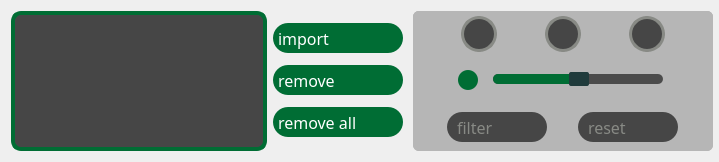
              <widget class="QFrame" name="playerFrame">
               <property name="frameShape">
                <enum>QFrame::NoFrame</enum>
               </property>
               <property name="frameShadow">
                <enum>QFrame::Raised</enum>
               </property>
               <layout class="QVBoxLayout" name="verticalLayout_59">
                <property name="rightMargin">
                 <number>6</number>
                </property>
                <item>
                 <widget class="QFrame" name="frame_50">
                  <property name="enabled">
                   <bool>true</bool>
                  </property>
                  <property name="frameShape">
                   <enum>QFrame::NoFrame</enum>
                  </property>
                  <property name="frameShadow">
                   <enum>QFrame::Raised</enum>
                  </property>
                  <property name="lineWidth">
                   <number>0</number>
                  </property>
                  <layout class="QHBoxLayout" name="horizontalLayout_14">
                   <property name="spacing">
                    <number>10</number>
                   </property>
                   <property name="leftMargin">
                    <number>0</number>
                   </property>
                   <property name="topMargin">
                    <number>0</number>
                   </property>
                   <property name="rightMargin">
                    <number>0</number>
                   </property>
                   <property name="bottomMargin">
                    <number>0</number>
                   </property>
                   <item>
                    <widget class="QFrame" name="frame_51">
                     <property name="minimumSize">
                      <size>
                       <width>0</width>
                       <height>100</height>
                      </size>
                     </property>
                     <property name="maximumSize">
                      <size>
                       <width>600</width>
                       <height>140</height>
                      </size>
                     </property>
                     <property name="frameShape">
                      <enum>QFrame::NoFrame</enum>
                     </property>
                     <property name="frameShadow">
                      <enum>QFrame::Raised</enum>
                     </property>
                     <layout class="QHBoxLayout" name="horizontalLayout_29">
                      <property name="leftMargin">
                       <number>0</number>
                      </property>
                      <property name="topMargin">
                       <number>0</number>
                      </property>
                      <property name="rightMargin">
                       <number>0</number>
                      </property>
                      <property name="bottomMargin">
                       <number>0</number>
                      </property>
                      <item>
                       <widget class="QFrame" name="frame_52">
                        <property name="minimumSize">
                         <size>
                          <width>0</width>
                          <height>0</height>
                         </size>
                        </property>
                        <property name="maximumSize">
                         <size>
                          <width>460</width>
                          <height>16777215</height>
                         </size>
                        </property>
                        <property name="sizeIncrement">
                         <size>
                          <width>0</width>
                          <height>0</height>
                         </size>
                        </property>
                        <property name="frameShape">
                         <enum>QFrame::NoFrame</enum>
                        </property>
                        <property name="frameShadow">
                         <enum>QFrame::Raised</enum>
                        </property>
                        <layout class="QHBoxLayout" name="horizontalLayout_30">
                         <property name="spacing">
                          <number>0</number>
                         </property>
                         <property name="leftMargin">
                          <number>0</number>
                         </property>
                         <property name="topMargin">
                          <number>0</number>
                         </property>
                         <property name="rightMargin">
                          <number>0</number>
                         </property>
                         <property name="bottomMargin">
                          <number>0</number>
                         </property>
                         <item>
                          <widget class="QListWidget" name="listWidget">
                           <property name="minimumSize">
                            <size>
                             <width>0</width>
                             <height>0</height>
                            </size>
                           </property>
                           <property name="font">
                            <font>
                             <family>PF BeauSans Pro</family>
                             <pointsize>14</pointsize>
                             <bold>true</bold>
                            </font>
                           </property>
                           <property name="styleSheet">
                            <string notr="true">QListWidget {
	color: rgb(255, 255, 255);
	border : 4px solid #006d34;
	border-radius:10px;
	background : rgb(70, 70, 70);
}

QListWidget:hover {
	border : 4px solid #009b4a;
}


 QListView::item:selected {
	border : 2px solid #009b4a;
	background : rgb(97, 176, 155);
}

QListView::item {
	padding-right:10px;
	text-align: right;
}</string>
                           </property>
                           <property name="frameShape">
                            <enum>QFrame::NoFrame</enum>
                           </property>
                           <property name="verticalScrollBarPolicy">
                            <enum>Qt::ScrollBarAsNeeded</enum>
                           </property>
                           <property name="horizontalScrollBarPolicy">
                            <enum>Qt::ScrollBarAsNeeded</enum>
                           </property>
                           <property name="autoScroll">
                            <bool>true</bool>
                           </property>
                           <property name="autoScrollMargin">
                            <number>16</number>
                           </property>
                           <property name="dragDropMode">
                            <enum>QAbstractItemView::NoDragDrop</enum>
                           </property>
                           <property name="itemAlignment">
                            <set>Qt::AlignLeading</set>
                           </property>
                          </widget>
                         </item>
                        </layout>
                       </widget>
                      </item>
                      <item>
                       <widget class="QFrame" name="frame_53">
                        <property name="minimumSize">
                         <size>
                          <width>130</width>
                          <height>0</height>
                         </size>
                        </property>
                        <property name="maximumSize">
                         <size>
                          <width>130</width>
                          <height>16777215</height>
                         </size>
                        </property>
                        <property name="styleSheet">
                         <string notr="true">
QPushButton {
	padding-left: 5px;
	text-align: left;
	background-color: #006d34;
	border:none;
	border-radius:15px;
	color: rgb(255, 255, 255)
}

QPushButton:hover {
	background-color: #009b4a;
}

QPushButton:pressed {
	background-color: rgb(241, 102, 55)
}
</string>
                        </property>
                        <property name="frameShape">
                         <enum>QFrame::NoFrame</enum>
                        </property>
                        <property name="frameShadow">
                         <enum>QFrame::Raised</enum>
                        </property>
                        <layout class="QVBoxLayout" name="verticalLayout_55">
                         <property name="spacing">
                          <number>0</number>
                         </property>
                         <property name="leftMargin">
                          <number>0</number>
                         </property>
                         <property name="topMargin">
                          <number>0</number>
                         </property>
                         <property name="rightMargin">
                          <number>0</number>
                         </property>
                         <property name="bottomMargin">
                          <number>0</number>
                         </property>
                         <item>
                          <widget class="QPushButton" name="importButton">
                           <property name="minimumSize">
                            <size>
                             <width>0</width>
                             <height>30</height>
                            </size>
                           </property>
                           <property name="font">
                            <font>
                             <family>PF BeauSans Pro</family>
                             <pointsize>12</pointsize>
                             <bold>false</bold>
                            </font>
                           </property>
                           <property name="text">
                            <string>import</string>
                           </property>
                           <property name="iconSize">
                            <size>
                             <width>20</width>
                             <height>20</height>
                            </size>
                           </property>
                          </widget>
                         </item>
                         <item>
                          <widget class="QPushButton" name="removeButton">
                           <property name="minimumSize">
                            <size>
                             <width>0</width>
                             <height>30</height>
                            </size>
                           </property>
                           <property name="font">
                            <font>
                             <family>PF BeauSans Pro</family>
                             <pointsize>12</pointsize>
                             <bold>false</bold>
                            </font>
                           </property>
                           <property name="text">
                            <string>remove</string>
                           </property>
                           <property name="iconSize">
                            <size>
                             <width>16</width>
                             <height>16</height>
                            </size>
                           </property>
                          </widget>
                         </item>
                         <item>
                          <widget class="QPushButton" name="removeAllButton">
                           <property name="minimumSize">
                            <size>
                             <width>0</width>
                             <height>30</height>
                            </size>
                           </property>
                           <property name="font">
                            <font>
                             <family>PF BeauSans Pro</family>
                             <pointsize>12</pointsize>
                             <bold>false</bold>
                            </font>
                           </property>
                           <property name="text">
                            <string>remove all</string>
                           </property>
                          </widget>
                         </item>
                        </layout>
                       </widget>
                      </item>
                     </layout>
                    </widget>
                   </item>
                   <item>
                    <widget class="QFrame" name="frame_54">
                     <property name="minimumSize">
                      <size>
                       <width>0</width>
                       <height>100</height>
                      </size>
                     </property>
                     <property name="maximumSize">
                      <size>
                       <width>300</width>
                       <height>140</height>
                      </size>
                     </property>
                     <property name="styleSheet">
                      <string notr="true">QFrame{	
	background-color: rgb(182, 182, 182);
	border-radius: 6px
}</string>
                     </property>
                     <property name="frameShape">
                      <enum>QFrame::NoFrame</enum>
                     </property>
                     <property name="frameShadow">
                      <enum>QFrame::Raised</enum>
                     </property>
                     <layout class="QVBoxLayout" name="verticalLayout_5">
                      <property name="spacing">
                       <number>0</number>
                      </property>
                      <property name="leftMargin">
                       <number>0</number>
                      </property>
                      <property name="topMargin">
                       <number>0</number>
                      </property>
                      <property name="rightMargin">
                       <number>0</number>
                      </property>
                      <property name="bottomMargin">
                       <number>0</number>
                      </property>
                      <item>
                       <widget class="QFrame" name="frame_55">
                        <property name="styleSheet">
                         <string notr="true"/>
                        </property>
                        <property name="frameShape">
                         <enum>QFrame::NoFrame</enum>
                        </property>
                        <property name="frameShadow">
                         <enum>QFrame::Plain</enum>
                        </property>
                        <layout class="QVBoxLayout" name="verticalLayout_57">
                         <property name="spacing">
                          <number>0</number>
                         </property>
                         <property name="leftMargin">
                          <number>0</number>
                         </property>
                         <property name="topMargin">
                          <number>0</number>
                         </property>
                         <property name="rightMargin">
                          <number>0</number>
                         </property>
                         <property name="bottomMargin">
                          <number>0</number>
                         </property>
                         <item>
                          <widget class="QFrame" name="frame_69">
                           <property name="enabled">
                            <bool>true</bool>
                           </property>
                           <property name="styleSheet">
                            <string notr="true">QPushButton {
	padding-left: 2px;
	text-align: center;
	background-color:#006d34;
	border: 3px solid #009b4a;
	border-radius:18px;
	color: rgb(255, 255, 255)
}

QPushButton:hover {
	background-color: rgb(79,186,160);
	border: 3px solid rgb(0,124,132);
}

QPushButton:pressed {
	background-color: rgb(241, 102, 55)
}

QPushButton:disabled{
	background-color: rgb(70,70,70);
	border: 3px solid rgb(136,138,133);
}

</string>
                           </property>
                           <property name="frameShape">
                            <enum>QFrame::NoFrame</enum>
                           </property>
                           <property name="frameShadow">
                            <enum>QFrame::Raised</enum>
                           </property>
                           <layout class="QHBoxLayout" name="horizontalLayout_31">
                            <property name="spacing">
                             <number>0</number>
                            </property>
                            <property name="leftMargin">
                             <number>0</number>
                            </property>
                            <property name="topMargin">
                             <number>0</number>
                            </property>
                            <property name="rightMargin">
                             <number>0</number>
                            </property>
                            <property name="bottomMargin">
                             <number>0</number>
                            </property>
                            <item>
                             <widget class="QPushButton" name="playButton">
                              <property name="enabled">
                               <bool>false</bool>
                              </property>
                              <property name="minimumSize">
                               <size>
                                <width>36</width>
                                <height>36</height>
                               </size>
                              </property>
                              <property name="maximumSize">
                               <size>
                                <width>36</width>
                                <height>36</height>
                               </size>
                              </property>
                              <property name="text">
                               <string/>
                              </property>
                              <property name="icon">
                               <iconset resource="../Resources/resourceGui.qrc">
                                <normaloff>:/icons/img/play.png</normaloff>:/icons/img/play.png</iconset>
                              </property>
                              <property name="iconSize">
                               <size>
                                <width>15</width>
                                <height>25</height>
                               </size>
                              </property>
                             </widget>
                            </item>
                            <item>
                             <widget class="QPushButton" name="pauseButton">
                              <property name="enabled">
                               <bool>false</bool>
                              </property>
                              <property name="minimumSize">
                               <size>
                                <width>36</width>
                                <height>36</height>
                               </size>
                              </property>
                              <property name="maximumSize">
                               <size>
                                <width>36</width>
                                <height>36</height>
                               </size>
                              </property>
                              <property name="text">
                               <string/>
                              </property>
                              <property name="icon">
                               <iconset resource="../Resources/resourceGui.qrc">
                                <normaloff>:/icons/img/pause.png</normaloff>:/icons/img/pause.png</iconset>
                              </property>
                              <property name="iconSize">
                               <size>
                                <width>15</width>
                                <height>25</height>
                               </size>
                              </property>
                             </widget>
                            </item>
                            <item>
                             <widget class="QPushButton" name="stopButton">
                              <property name="enabled">
                               <bool>false</bool>
                              </property>
                              <property name="minimumSize">
                               <size>
                                <width>36</width>
                                <height>36</height>
                               </size>
                              </property>
                              <property name="maximumSize">
                               <size>
                                <width>36</width>
                                <height>36</height>
                               </size>
                              </property>
                              <property name="text">
                               <string/>
                              </property>
                              <property name="icon">
                               <iconset resource="../Resources/resourceGui.qrc">
                                <normaloff>:/icons/img/stop.png</normaloff>:/icons/img/stop.png</iconset>
                              </property>
                              <property name="iconSize">
                               <size>
                                <width>13</width>
                                <height>25</height>
                               </size>
                              </property>
                             </widget>
                            </item>
                           </layout>
                          </widget>
                         </item>
                        </layout>
                       </widget>
                      </item>
                      <item>
                       <widget class="QFrame" name="frame_4">
                        <property name="enabled">
                         <bool>true</bool>
                        </property>
                        <property name="styleSheet">
                         <string notr="true">
QSlider::groove:horizontal {				
				background-color: rgb(218, 218, 218);
                 width:170px;
				height: 10px;
				  border-radius: 5px;
}

QSlider::handle:horizontal {
            border: 0px rgb(255, 255, 255);
            border-style: outset;
			 border-radius: 2px;
            margin: -2px 0;
            width: 20px;
            height: 20px;
            background-color: qradialgradient(spread:pad, cx:0.5, cy:0.5, radius:0.5, fx:0.5, fy:0.5, stop:0 rgba(252, 175, 62,255), stop:1 rgba(241, 102, 55, 255));
}
QSlider::sub-page:horizontal {
       background-color: #009b4a;
	   border-radius: 5px;
}
QSlider::handle:horizontal:disabled{
			background-color: rgb(32, 59, 60); 
	 		border: 0px rgb(48, 82, 83);
}
QSlider::groove:horizontal:disabled {
           background-color: #4B4B4B;
			
}
QSlider::sub-page:horizontal:disabled{
		background:  #006d34;
}
</string>
                        </property>
                        <property name="frameShape">
                         <enum>QFrame::NoFrame</enum>
                        </property>
                        <property name="frameShadow">
                         <enum>QFrame::Raised</enum>
                        </property>
                        <layout class="QHBoxLayout" name="horizontalLayout_17">
                         <property name="spacing">
                          <number>0</number>
                         </property>
                         <property name="leftMargin">
                          <number>45</number>
                         </property>
                         <property name="topMargin">
                          <number>0</number>
                         </property>
                         <property name="rightMargin">
                          <number>45</number>
                         </property>
                         <property name="bottomMargin">
                          <number>0</number>
                         </property>
                         <item>
                          <widget class="QPushButton" name="muteButton">
                           <property name="enabled">
                            <bool>false</bool>
                           </property>
                           <property name="minimumSize">
                            <size>
                             <width>20</width>
                             <height>20</height>
                            </size>
                           </property>
                           <property name="maximumSize">
                            <size>
                             <width>20</width>
                             <height>20</height>
                            </size>
                           </property>
                           <property name="styleSheet">
                            <string notr="true">QPushButton {
	background-color: qradialgradient(spread:pad, cx:0.5, cy:0.5, radius:0.5, fx:0.5, fy:0.5, stop:0 rgba(252, 175, 62,255), stop:1 rgba(241, 102, 55, 255));
	width:20px;
	height:20px;
	border-radius:10px;
}

QPushButton:checked {
	background-color:#fc5753;	
}

QPushButton:disabled {
	background-color:#006d34;	
}

QPushButton:hover {
	background-color: #009b4a;
}

QPushButton:pressed {
	background-color: rgb(241, 102, 55)
}
</string>
                           </property>
                           <property name="text">
                            <string/>
                           </property>
                           <property name="icon">
                            <iconset resource="../Resources/resourceGui.qrc">
                             <normaloff>:/icons/img/volume-alto.png</normaloff>
                             <normalon>:/icons/img/volume-mute.png</normalon>
                             <activeon>:/icons/img/volume-mute.png</activeon>:/icons/img/volume-alto.png</iconset>
                           </property>
                           <property name="checkable">
                            <bool>true</bool>
                           </property>
                           <property name="checked">
                            <bool>false</bool>
                           </property>
                           <property name="autoRepeat">
                            <bool>false</bool>
                           </property>
                          </widget>
                         </item>
                         <item>
                          <widget class="QSlider" name="volumeSlider">
                           <property name="enabled">
                            <bool>false</bool>
                           </property>
                           <property name="minimumSize">
                            <size>
                             <width>200</width>
                             <height>0</height>
                            </size>
                           </property>
                           <property name="maximumSize">
                            <size>
                             <width>200</width>
                             <height>16777215</height>
                            </size>
                           </property>
                           <property name="value">
                            <number>50</number>
                           </property>
                           <property name="orientation">
                            <enum>Qt::Horizontal</enum>
                           </property>
                          </widget>
                         </item>
                        </layout>
                       </widget>
                      </item>
                      <item>
                       <widget class="QFrame" name="frame_68">
                        <property name="enabled">
                         <bool>true</bool>
                        </property>
                        <property name="styleSheet">
                         <string notr="true">QPushButton {
	text-align: left;
	padding-left: 10px;
	background-color: qradialgradient(spread:pad, cx:0.5, cy:0.5, radius:0.5, fx:0.5, fy:0.5, stop:0 rgba(252, 175, 62,255), stop:1 rgba(241, 102, 55, 255));
	border-radius:15px;
	color: rgb(255, 255, 255)
}

QPushButton:hover {
	background-color: qradialgradient(spread:pad, cx:0.5, cy:0.5, radius:0.5, fx:0.5, fy:0.5, stop:0 rgba(79,186,160,255), stop:1 rgba(0,124,132, 255));
	}

QPushButton:pressed {
	background-color: rgb(241, 102, 55)
}


QPushButton:disabled{
	background-color:rgb(70, 70, 70);
	color: rgb(136,138,133);
	}
</string>
                        </property>
                        <property name="frameShape">
                         <enum>QFrame::NoFrame</enum>
                        </property>
                        <property name="frameShadow">
                         <enum>QFrame::Raised</enum>
                        </property>
                        <layout class="QHBoxLayout" name="horizontalLayout_12">
                         <item>
                          <widget class="QPushButton" name="filterAudioButton">
                           <property name="enabled">
                            <bool>false</bool>
                           </property>
                           <property name="minimumSize">
                            <size>
                             <width>100</width>
                             <height>30</height>
                            </size>
                           </property>
                           <property name="maximumSize">
                            <size>
                             <width>100</width>
                             <height>30</height>
                            </size>
                           </property>
                           <property name="font">
                            <font>
                             <family>PF BeauSans Pro</family>
                             <pointsize>12</pointsize>
                             <bold>false</bold>
                            </font>
                           </property>
                           <property name="text">
                            <string>filter</string>
                           </property>
                          </widget>
                         </item>
                         <item>
                          <widget class="QPushButton" name="resetButton">
                           <property name="enabled">
                            <bool>false</bool>
                           </property>
                           <property name="minimumSize">
                            <size>
                             <width>100</width>
                             <height>30</height>
                            </size>
                           </property>
                           <property name="maximumSize">
                            <size>
                             <width>100</width>
                             <height>30</height>
                            </size>
                           </property>
                           <property name="font">
                            <font>
                             <family>PF BeauSans Pro</family>
                             <pointsize>12</pointsize>
                             <bold>false</bold>
                            </font>
                           </property>
                           <property name="layoutDirection">
                            <enum>Qt::RightToLeft</enum>
                           </property>
                           <property name="styleSheet">
                            <string notr="true">QPushButton {
	text-align: left;
	padding-right:10px;
	background-color: qradialgradient(spread:pad, cx:0.5, cy:0.5, radius:0.5, fx:0.5, fy:0.5, stop:0 rgba(252, 175, 62,255), stop:1 rgba(241, 102, 55, 255));
	border-radius:15px;
	color: rgb(255, 255, 255)
}

QPushButton:hover {
	background-color: qradialgradient(spread:pad, cx:0.5, cy:0.5, radius:0.5, fx:0.5, fy:0.5, stop:0 rgba(79,186,160,255), stop:1 rgba(0,124,132, 255));
	}

QPushButton:pressed {
	background-color: rgb(241, 102, 55)
}


QPushButton:disabled{
	background-color:rgb(70, 70, 70);
	color: rgb(136,138,133);
	}
</string>
                           </property>
                           <property name="text">
                            <string>reset</string>
                           </property>
                          </widget>
                         </item>
                        </layout>
                       </widget>
                      </item>
                     </layout>
                    </widget>
                   </item>
                  </layout>
                 </widget>
                </item>
               </layout>
              </widget>
